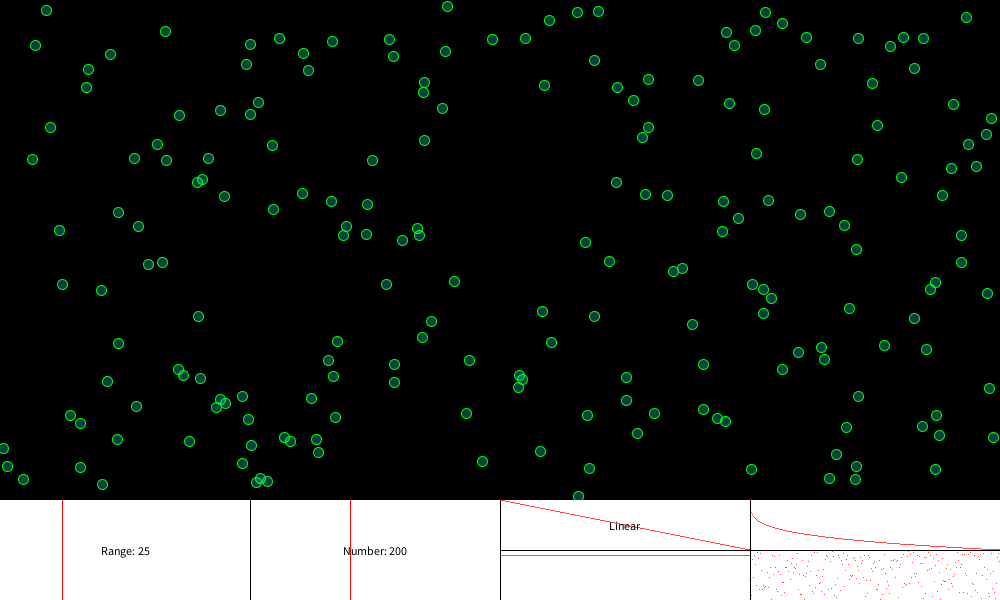
Frame 1 (no input)
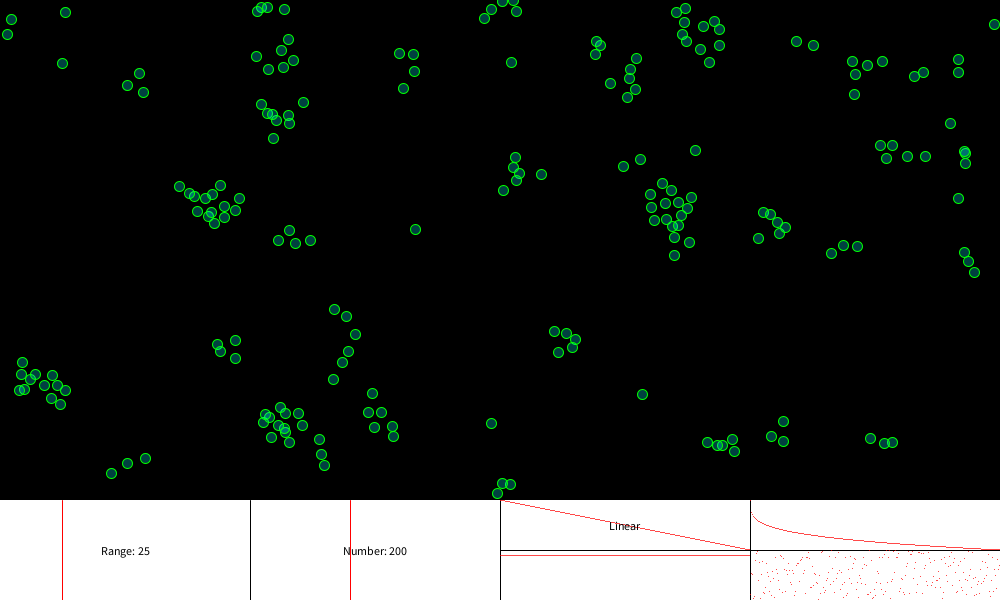
Frame 60 (the mouse pressed at the canvas centre just before this capture)
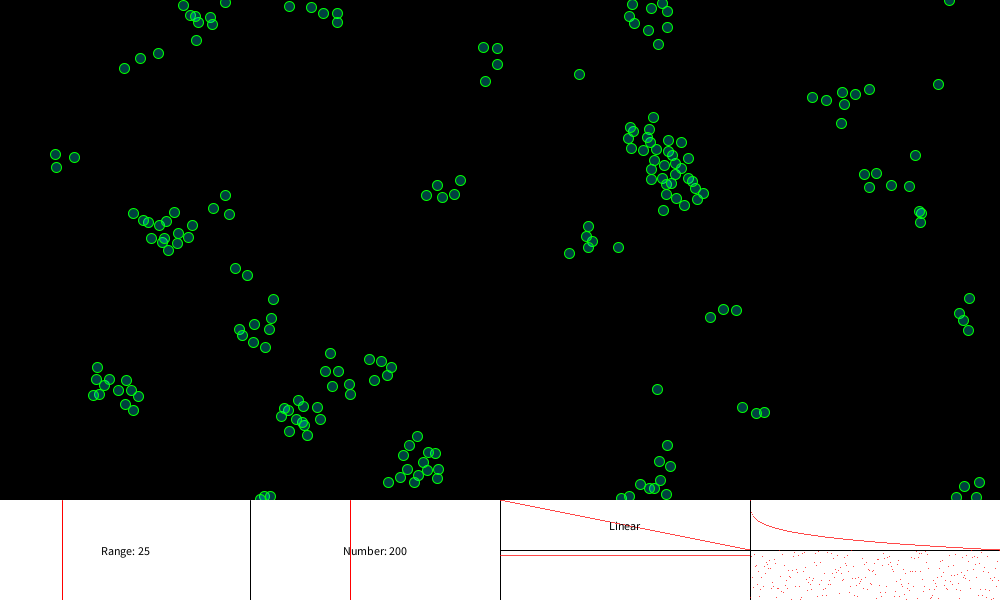
Frame 120 (the mouse held since frame 60 and released just before this capture)

The Processing sketch that drew these frames (run headless with seeded random() and noise(); from frame 60 on, the mouse is pressed at the canvas centre):

// Processing sketch: PWC9
// ── PWC9.pde
class Thing {
  PVector p;
  PVector v;

  Thing(float px, float py, float vx, float vy) {
    p = new PVector(px, py);
    v = new PVector(vx, vy);
  }

  void move() {
    p = p.add(v);
    if ( (p.x < 0) || (p.x > width) ) {
      p.x = (p.x + width)%width;
    }
    if ( (p.y < 0) || (p.y > (height-100)) ) {
      p.y = (p.y + (height-100))%(height-100);
    }
  }

  void adjustLin(Thing[] stuff, float range) {
    float n = 0;
    float tx = 0;
    float ty = 0;

    for (int i=0; i!=stuff.length; ++i) {
      if (dist(p.x, p.y, stuff[i].p.x, stuff[i].p.y) < range) {
        float f = map(dist(p.x, p.y, stuff[i].p.x, stuff[i].p.y), 0, range, 1, 0);
        tx += stuff[i].v.x * f;
        ty += stuff[i].v.y * f;
        n+=f;
      }
    }

    v.set(tx/n, ty/n);
  }

  void adjustConst(Thing[] stuff, float range) {
    float n = 0;
    float tx = 0;
    float ty = 0;

    for (int i=0; i!=stuff.length; ++i) {
      if (dist(p.x, p.y, stuff[i].p.x, stuff[i].p.y) < range) {
        tx += stuff[i].v.x;
        ty += stuff[i].v.y;
        ++n;
      }
    }

    v.set(tx/n, ty/n);
  }

  void adjustSpi(Thing[] stuff, float range) {
    float n = 0;
    float tx = 0;
    float ty = 0;

    for (int i=0; i!=stuff.length; ++i) {
      if (dist(p.x, p.y, stuff[i].p.x, stuff[i].p.y) < range) {
        float d = dist(p.x, p.y, stuff[i].p.x, stuff[i].p.y);
        float f = map(pow(d, 0.25), 0, pow(range, 0.25), 1, 0);
        tx += stuff[i].v.x * f;
        ty += stuff[i].v.y * f;
        n+=f;
      }
    }

    v.set(tx/n, ty/n);
  }

  void adjustRand(Thing[] stuff, float range) {
    float n = 0;
    float tx = 0;
    float ty = 0;

    for (int i=0; i!=stuff.length; ++i) {
      if (dist(p.x, p.y, stuff[i].p.x, stuff[i].p.y) < range) {
        float f = random(1);
        tx += stuff[i].v.x * f;
        ty += stuff[i].v.y * f;
        n+=f;
      }
    }

    v.set(tx/n, ty/n);
  }

  void display() {
    ellipse(p.x, p.y, 10, 10);
  }
}

float r = 25;
int mode = 0;
int number = 200;
Thing[] things;

void setup() {
  size(1000, 600);
  textAlign(CENTER, CENTER);
  reset(number);
}

void draw() {
  stroke(0, 255, 0);
  fill(0, 255, 255, 64);
  background(0);
  for (int i=0; i!=things.length; ++i) {
    switch(mode) {
    case 0:
      things[i].adjustLin(things, r);
      break;
    case 1:
      things[i].adjustConst(things, r);
      break;
    case 2:
      things[i].adjustSpi(things, r);
      break;
    case 3:
      things[i].adjustRand(things, r);
      break;
    }
    things[i].move();
    things[i].display();
  }

  noStroke();
  fill(255);
  rect(0, 500, width, 100);
  stroke(0);
  line(width/4, 500, width/4, 600);
  line(width/2, 500, width/2, 600);
  line(width*3/4, 500, width*3/4, 600);
  line(width/2, 550, width, 550);
  stroke(255, 0, 0);
  float rx = map(r, 0, 100, 0, width/4);
  line(rx, 500, rx, 600);
  float nx = map(number, 0, 500, width/4, width/2);
  line(nx, 500, nx, 600);
  for (float i=0; i!=width/4; ++i) {
    point(width/2+i, map(i, 0, width/4, 500, 550));
    point(width/2+i, 555);
    point(width*3/4 + i, map(pow(i, 0.25), 0, pow(width/4, 0.25), 500, 550));
    point(width*3/4 + i, random(550, 600));
  }
  fill(0);
  text("Range: " + nf(r), width/8, 550);
  text("Number: "+ nf(number), width*3/8, 550);
  switch(mode) {
  case 0:
    text("Linear", width*5/8, 525);
    break;
  case 1:
    text("Constant", width*5/8, 575);
    break;
  case 2:
    text("Spike", width*7/8, 525);
    break;
  case 3:
    text("Random", width*7/8, 575);
    break;
  }
}

void mousePressed() {
  if (mouseY > 500) {
    if (mouseX < width/4) {
      r = map(mouseX, 0, width/4, 0, 100);
    } else if (mouseX < width/2) {
      number = (int)map(mouseX, width/4, width/2, 0, 500);
    } else if (mouseX < width*3/4) {
      if (mouseY < 550) {
        mode = 0;
      } else {
        mode = 1;
      }
    } else {
      if (mouseY < 550) {
        mode = 2;
      } else {
        mode = 3;
      }
    }
  }
}

void mouseReleased() {
  reset(number);
}

void reset(int Number) {
  things = new Thing[Number];
  for (int i=0; i!=things.length; ++i) {
    things[i] = new Thing(random(width), random((height-100)), random(-5, 5), random(-5, 5));
  }
}
